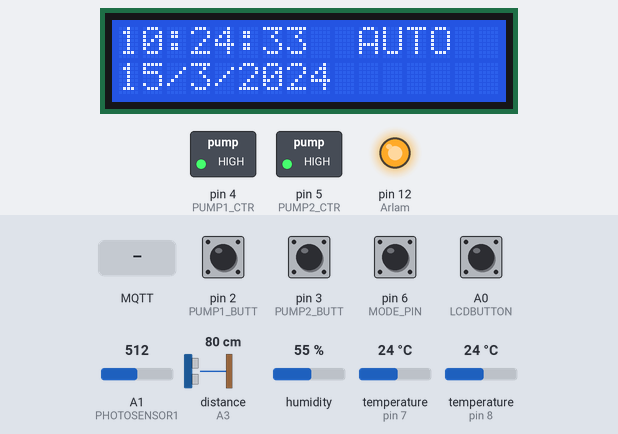
Bench run of a sketch on a simulated Arduino Leonardo, built with avr-gcc and run on an emulated ATmega32U4. On the bench: 16×2 character LCD, switched loads named in the sketch (green lamp = pin HIGH), output pins drawn as LEDs (lit = HIGH). Wiring (inferred from the names in the program): DHT11 sensor: data pin 7; ultrasonic range finder: trigger A2; echo A3. The test bench sets the inputs (shaded band); at power-on: A0 (LCDBUTTON), pin 2 (PUMP1_BUTT), pin 3 (PUMP2_BUTT), pin 6 (MODE_PIN) HIGH, A1 (PHOTOSENSOR1) = 512, distance to the obstacle (sensor on A3) 80 cm, humidity 55 %, temperature (sensors on pin 7, pin 8) 24 °C. The echo pulse lasts 58.3 µs per cm; WiFi joins after 1.5 s; servers stay silent unless stated; the local clock reads 2024-03-15 10:24:30 at power-on unless the sketch sets it; no MQTT or app messages arrive unless stated; pins used as bus, display or sensor lines are not drawn; what the sketch prints to the serial monitor is not drawn.

Above: at 4.5 s.
4.6 s: MQTT message "1" arrives on the first subscribed topic
At 8.5 s:
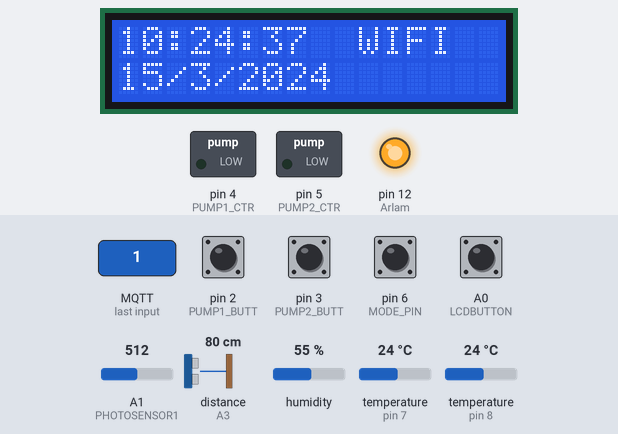
10.2 s: A0 (LCDBUTTON) pulled LOW for 1 s
At 11.6 s:
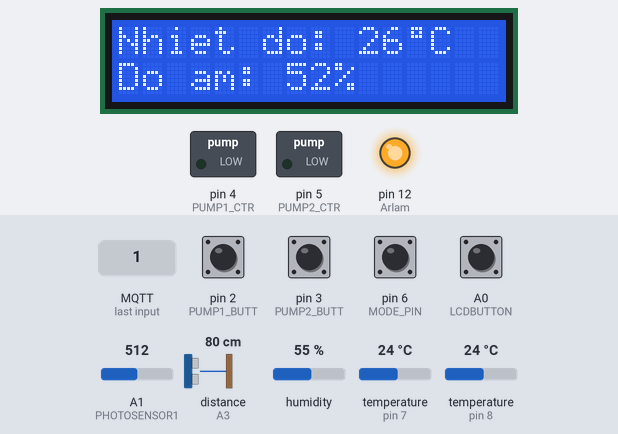
12.7 s: A0 (LCDBUTTON) pulled LOW for 3.2 s
At 15.0 s:
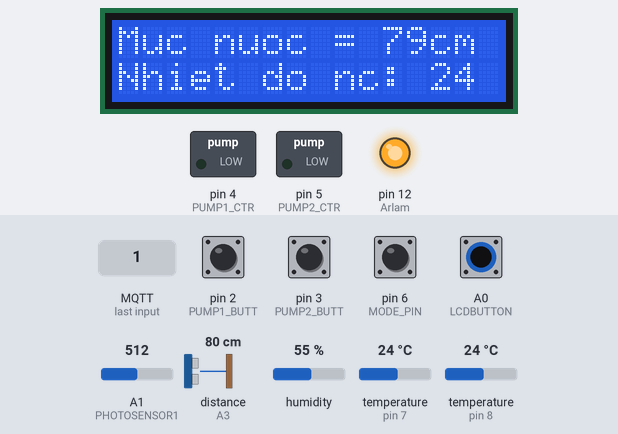
17.4 s: A0 (LCDBUTTON) pulled LOW for 1 s
At 19.4 s:
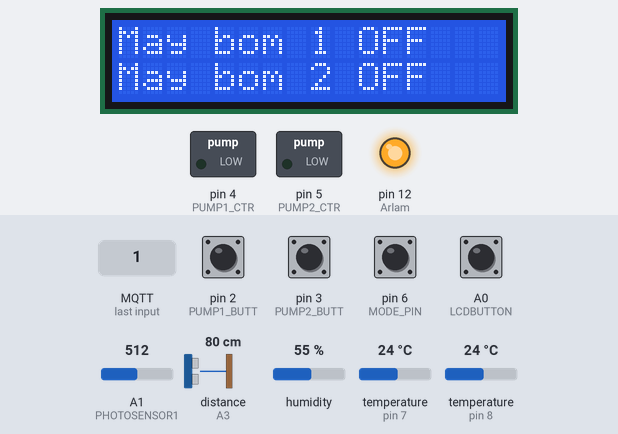
19.9 s: MQTT message "on" arrives on the first subscribed topic
At 23.0 s:
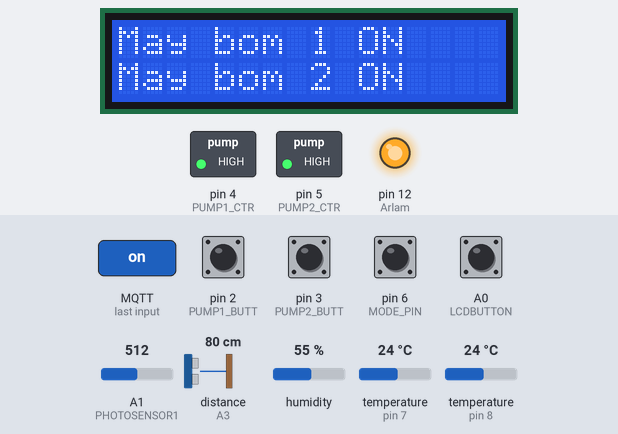
23.3 s: pin 6 (MODE_PIN) pulled LOW for 1 s
At 24.9 s:
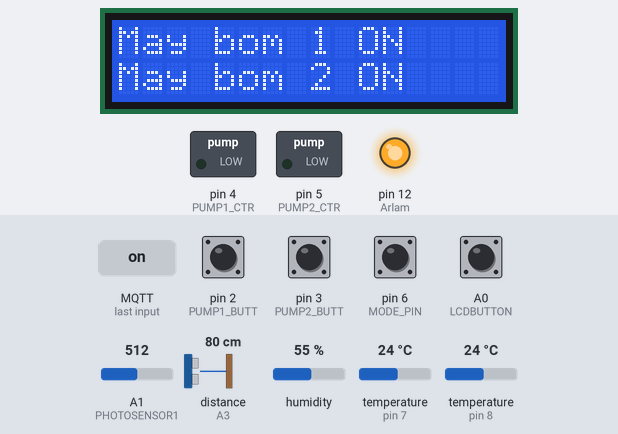
Timing chart, 0 to 27.1 s (numbered marks = the images above; inputs shaded):
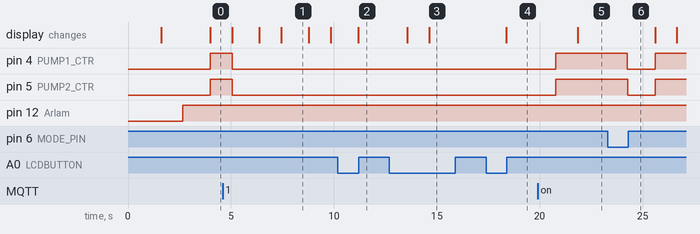

Measured:
- after the input at 4.6 s, pin 4 (PUMP1_CTR), pin 5 (PUMP2_CTR): HIGH → LOW after 0.45 s; the display: first differs from a run without the input after 1.8 s (image 1 shows a later state)
- after the input at 10.2 s, the display: changes after 0.98 s (image 2)
- after the input at 12.7 s, the display: first changes after 0.87 s (image 3 shows a later state)
- after the input at 17.4 s, the display: changes after 0.98 s (image 4)
- after the input at 19.9 s, pin 4 (PUMP1_CTR), pin 5 (PUMP2_CTR): LOW → HIGH after 0.87 s; the display: changes after 1.9 s (image 5)
- after the input at 23.3 s, pin 4 (PUMP1_CTR): HIGH → LOW after 0.95 s, → HIGH 1.4 s later; pin 5 (PUMP2_CTR): HIGH → LOW after 0.97 s, → HIGH 1.3 s later
- what the display in image 1 shows lasts 1.4 s, from 7.4 s to 8.8 s

The sketch:

Auto_Irrigation2_MQTT.ino
```cpp
#include <Wire.h>
#include <LiquidCrystal_I2C.h>
#include <DHT.h>
LiquidCrystal_I2C lcd(0x3F,16,2);
#include "DS3231.h"
#include <OneWire.h>
#include "DallasTemperature.h"
#include <SoftwareSerial.h>
#include "WiFiEsp.h"
#include <PubSubClient.h>
SoftwareSerial Serial1(10, 11); // RX, TX

// Chân nối DS18B20 với Arduino
#define ONE_WIRE_BUS 8

//Thiết đặt thư viện onewire
OneWire oneWire(ONE_WIRE_BUS);

//Dùng thư viện DallasTemperature để đọc nhiệt độ

DallasTemperature tempsensor(&oneWire);

// Chân kết nối cảm biến siêu âm
#define TRIG_PIN A2
#define ECHO_PIN A3
#define TIME_OUT 10000

// Đồng hồ thời gian thực DS3231
DS3231 clock;
RTCDateTime dt;

// Chân kết nối cảm biến DHT11
#define DHTPIN 7
#define DHTTYPE DHT11
DHT dht(DHTPIN, DHTTYPE);

//Chân cảm biến ánh sáng photodidode
#define PHOTOSENSOR1 A1

//Chân chọn chế độ điều khiển
#define MODE_PIN 6

//Nút bấm điều khiển LCD
#define LCDBUTTON A0

// Ký tư nhiệt độ cho LCD
byte degree[8] =
{
  0B01110,
  0B01010,
  0B01110,
  0B00000,
  0B00000,
  0B00000,
  0B00000,
  0B00000
};

// Biến đếm i
byte i=0;

// Chân điều khiển relay máy bơm 1 và máy bơm 2
boolean PUMP1_STA = 0;
boolean PUMP2_STA = 0;
#define PUMP1_BUTT 2
#define PUMP2_BUTT 3
#define PUMP1_CTR 4
#define PUMP2_CTR 5

#define WaterLOW 90
#define WaterHIGH 30
#define Arlam 12

// Biến đọc chế độ AUTO hay MANUAl
boolean MODE;
boolean wifiControl = 0;
boolean pump1c,pump2c;
// Biến lưu giá trị đọc được
float airt ;
float h;
int p;
long distance;
int watert;
//int waterf;
char ssid[] = "Cube V";
char pass[] = "anhquan2211";
int status = WL_IDLE_STATUS;

const char* server = "demo-arisite.net";
const char* mqtt_server = "io.adafruit.com";
#define IO_USERNAME  "nguyenduongquan26"
#define IO_KEY       "f550821d71a3440ab5256d694b721f93"
String data;
unsigned long lastConnectionTime_1 = 0;
const unsigned long postingInterval_1 = 20000L;

WiFiEspClient espClient;
PubSubClient client(espClient);
void setup()
{
  Serial.begin(115200);
  Serial1.begin(9600);
  WiFi.init(&Serial1);
  setupWifi();
  client.setServer(mqtt_server,1883);
  client.setCallback(callback);
  dht.begin();
  tempsensor.begin();
  lcd.init();
  lcd.backlight();
  lcd.setCursor(0,0);
  lcd.print("AUTO IRRIGATION");
  pinMode (PHOTOSENSOR1, INPUT);
  pinMode(LCDBUTTON, INPUT_PULLUP);
  pinMode(TRIG_PIN, OUTPUT);
  pinMode(ECHO_PIN, INPUT);
  pinMode(PUMP1_BUTT,INPUT_PULLUP);
  pinMode(PUMP2_BUTT,INPUT_PULLUP);
  pinMode(PUMP1_CTR,OUTPUT);
  pinMode(PUMP2_CTR,OUTPUT);
  pinMode(MODE_PIN,INPUT_PULLUP);
  pinMode(Arlam,OUTPUT);
  clock.begin();
 // clock.setDateTime(__DATE__, __TIME__);
  lcd.createChar(1,degree);
  delay(1000);
}

void loop()
{
      if (!client.connected()) {
        reconnect();
      }
      client.loop();
      modeselect(digitalRead(MODE_PIN));
      getData();
      LCDshowMode();

//       if (millis() - lastConnectionTime_1 > postingInterval_1) {
//        client.disconnect();
//       data += String("?pump1s=")+PUMP1_STA+String("&pump2s=")+PUMP2_STA;
//       data += String("&mode=")+MODE+String("&airt=")+airt+String("&hum=")+h;
//       data += String("&pts=")+p+String("&dis=")+distance+String("&watert=")+watert+String("&waterf=")+2;
//       senddata();
//       data.remove(0);
//      }

}

void callback(char* topic, byte* payload, unsigned int length) {
  Serial.print("Message arrived [");
  Serial.print(topic);
  Serial.print("] ");
  for (int i = 0; i < length; i++) {
    Serial.print((char)payload[i]);
  }
  Serial.println();

  // Switch on the LED if an 1 was received as first character
  if ((char)payload[0] == '1') {
    wifiControl = 1;
    Serial.println(wifiControl);
  } else {
    wifiControl = 0;
    Serial.println(wifiControl);
  }

}

void reconnect() {
  // Loop until we're reconnected
  while (!client.connected()) {
    Serial.print("Attempting MQTT connection...");
    // Attempt to connect
    if (client.connect("ESP8266Client",IO_USERNAME,IO_KEY)) {
      Serial.println("connected");
      // Once connected, publish an announcement...
      client.subscribe("controlTopic");
    } else {
      Serial.print("failed, rc=");
      Serial.print(client.state());
      Serial.println(" try again in 5 seconds");
      // Wait 5 seconds before retrying
      delay(3000);
    }
  }
}
void setupWifi(){
  if (WiFi.status() == WL_NO_SHIELD) {
    Serial.println("Khong tim thay WiFi ESP8266");
    while (true);
  }

  // ket noi den wifi
  while ( status != WL_CONNECTED) {
    Serial.print("Dang connect toi WPA SSID: ");
    Serial.println(ssid);

    status = WiFi.begin(ssid, pass);
  }
}

void getData(){
      tempsensor.requestTemperatures();
      dt = clock.getDateTime();
      airt = getCondition(dht.readTemperature());
      watert= getCondition(tempsensor.getTempCByIndex(0));
      h = getCondition(dht.readHumidity());
      p = getAVRvalue(PHOTOSENSOR1);
      distance = getCondition(GetDistance());
  }

void modeselect(int val){
  if ( wifiControl == 0 ){
    if (val == HIGH){
    MODE = 0;
    autoPump();
    }
  else { if (val == LOW){
      MODE = 1;
      ManualCmdMode();
      }
  }
  }
  else { if ( wifiControl == 1 ){
    ManualCmdMode();
    }
    }
  }

void senddata()
{
  espClient.stop();

  if (espClient.connect(server, 3000)) {
    Serial.println("OK");
  espClient.print(String("GET /sensor/create"));
  espClient.print(data); espClient.println(F(" HTTP/1.1"));
  espClient.print(F("Host: ")); espClient.println(server);
  espClient.println(F("Connection: close"));
  espClient.println();
  lastConnectionTime_1 = millis();

  }

  else {
    Serial.println("Connection failed");
  }
}

//void printWifiStatus()
//{
//  // print the SSID of the network you're attached to
//  Serial.print("SSID: ");
//  Serial.println(WiFi.SSID());
//
//  // print your WiFi shield's IP address
//  IPAddress ip = WiFi.localIP();
//  Serial.print("IP Address: ");
//  Serial.println(ip);
//
//  // print the received signal strength
//  long rssi = WiFi.RSSI();
//  Serial.print("Signal strength (RSSI):");
//  Serial.print(rssi);
//  Serial.println(" dBm");
//}


void autoPump(){
  if ( distance > WaterLOW  || distance < WaterHIGH ){
    digitalWrite(PUMP1_CTR,LOW);// Tắt bơm 1
    PUMP1_STA = 0;
    digitalWrite(PUMP2_CTR,LOW);// Tắt bơm 2
    PUMP2_STA = 0;
    digitalWrite(Arlam,HIGH);// Bật chuông báo động

  }
  else{
  digitalWrite(PUMP1_CTR,HIGH);// Bật bơm 1
  PUMP1_STA = 1; // Update tình trạng bơm 1
  digitalWrite(PUMP2_CTR,HIGH);// Bật bơm 2
  PUMP2_STA = 1;// Update tình trạng bơm 2

  }
}
void ManualCmdMode(void){

  if ( wifiControl == 1){
  if ( pump1c == 1 ){
    digitalWrite(PUMP1_CTR,HIGH);// Bật bơm 1
    PUMP1_STA = 1; // Update tình trạng bơm 1
  }
  else {
    if ( pump1c == 0){
    digitalWrite(PUMP1_CTR,LOW);// Tắt bơm 1
    PUMP1_STA = 0;
  }
    }
  if ( pump2c == 1){
    digitalWrite(PUMP2_CTR,HIGH);// Bật bơm 2
    PUMP2_STA = 1;// Update tình trạng bơm 2
    }
  else{ if ( pump2c == 0 ){
    digitalWrite(PUMP2_CTR,LOW);
    PUMP2_STA = 0;
    }
  }
  }
  else {
    if ( wifiControl == 0 ){
      if (debounce(PUMP1_BUTT) == 0){
    digitalWrite(PUMP1_CTR,HIGH);// Bật bơm 1
    PUMP1_STA = 1; // Update tình trạng bơm 1
  }
  else {
    if (debounce(PUMP1_BUTT) == 1 ){
    digitalWrite(PUMP1_CTR,LOW);// Tắt bơm 1
    PUMP1_STA = 0;
  }
    }
  if ( debounce(PUMP2_BUTT) == 0 ){
    digitalWrite(PUMP2_CTR,HIGH);// Bật bơm 2
    PUMP2_STA = 1;// Update tình trạng bơm 2
    }
  else{ if ( debounce(PUMP2_BUTT) == 1 ){
    digitalWrite(PUMP2_CTR,LOW);
    PUMP2_STA = 0;
    }
  }
      }
  }

}

int GetDistance()
{
  long duration, distanceCm;

  digitalWrite(TRIG_PIN, LOW);
  delayMicroseconds(2);
  digitalWrite(TRIG_PIN, HIGH);
  delayMicroseconds(10);
  digitalWrite(TRIG_PIN, LOW);

  duration = pulseIn(ECHO_PIN, HIGH, TIME_OUT);

  distanceCm = duration / 29.1 / 2;

  return distanceCm;
}


int getAVRvalue(byte anaPin)
{
  int anaValue = 0;
  for (int i = 0; i < 10; i++) // Đọc giá trị cảm biến 10 lần và lấy giá trị trung bình
  {
    anaValue = anaValue + analogRead(anaPin);
    delay(5);
  }

  anaValue = anaValue / 10;
  anaValue = map(anaValue, 1023, 0, 0, 100); //Tối:0  ==> Sáng 100%

  return anaValue;
}

int getCondition(float temp)
{
  int i = 0;
  int anaValue = 0;
  for (i = 0; i < 10; i++)  //
  {
    anaValue += temp; //
    delay(5);
  }
  anaValue = anaValue / 10;
  return anaValue;
}

void showTempHumid(int temp, int humid){
    lcd.clear();
    lcd.setCursor(0,0);
    lcd.print("Nhiet do:");
    lcd.setCursor(10,0);
    lcd.print(temp+2);
    lcd.setCursor(12,0);
    lcd.write(1);
    lcd.print("C");
    lcd.setCursor(0,1);
    lcd.print("Do am:");
    lcd.setCursor(7,1);
    lcd.print(humid-3);
    lcd.setCursor(9,1);
    lcd.print("%");
};


void showLumen(int photosens){
    lcd.clear();
    lcd.setCursor(0,0);
    lcd.print("Cuog do as: ");
    lcd.setCursor(11,0);
    lcd.print(photosens);
    lcd.setCursor(13,0);
    lcd.print("%");

  };


  void showDateTime(){
  lcd.clear();
  lcd.setCursor(0,0);
  lcd.print(dt.hour);
  lcd.print(":");
  lcd.print(dt.minute);
  lcd.print(":");
  lcd.print(dt.second);
  lcd.print(" ");
  lcd.setCursor(10,0);
  if ( wifiControl == 0 )
  {
  if (MODE == 0){lcd.print("AUTO");}
  else {lcd.print("MANUAL");}
  }
  else if (wifiControl == 1){
    lcd.print("WIFI");
    }
  lcd.setCursor(0,1);
  lcd.print(dt.day);
  lcd.print("/");
  lcd.print(dt.month);
  lcd.print("/");
  lcd.print(dt.year);
  lcd.print(" ");
};


void showWaterLevel(long dist,long water){
  lcd.clear();
  lcd.setCursor(0,0);
  lcd.print("Muc nuoc =");
  lcd.setCursor(11,0);
  lcd.print(dist);
  lcd.setCursor(13,0);
  lcd.print("cm");
  lcd.setCursor(0,1);
  lcd.print("Nhiet do nc: ");
  lcd.print(water);
}


void showPumpState(int a,int b){
lcd.clear();
lcd.setCursor(0,0);
lcd.print("May bom 1 ");
    if ( a == 1)
    {
      lcd.print("ON");
    }
    else {
      if ( a == 0) {
      lcd.print("OFF");
    }
    }
lcd.setCursor(0,1);
lcd.print("May bom 2 ");
    if ( b == 1)
    {
      lcd.print("ON");
    }
    else {
      if ( b == 0) {
      lcd.print("OFF");
    }
    }

};

void LCDshowMode(){
  if (debounce(LCDBUTTON) == LOW){
     i++;
        if (i == 5){
              i=0;
                   }
  }
  if (i == 0 ){
    showDateTime();
  }
  if (i == 1){
    showTempHumid(airt,h);
  }
  if (i == 2){
    showLumen(p);
  }
  if (i == 3){
    showWaterLevel(distance,watert);
    }
  if (i == 4){
    showPumpState(PUMP1_STA,PUMP2_STA);
    }
};


boolean debounce(byte pinIN){
  boolean state;
  boolean previousState;
  const int debounceDelay = 10;
  previousState = digitalRead(pinIN);
  for (int counter = 0; counter < debounceDelay; counter++)
  {
    delay(1);
    state = digitalRead(pinIN);
    if (state != previousState)
    {
      counter = 0;
      previousState = state;
    }
  }
  return state;
}
```
